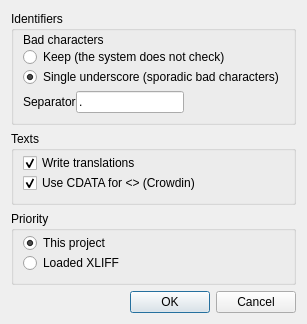
<?xml version="1.0" encoding="UTF-8"?>
<ui version="4.0">
 <class>FmXliff</class>
 <widget class="QDialog" name="FmXliff">
  <property name="geometry">
   <rect>
    <x>0</x>
    <y>0</y>
    <width>225</width>
    <height>243</height>
   </rect>
  </property>
  <property name="windowTitle">
   <string>XLIFF settings</string>
  </property>
  <layout class="QVBoxLayout" name="verticalLayout_2">
   <item>
    <widget class="QGroupBox" name="grpId">
     <property name="title">
      <string>Identifiers</string>
     </property>
     <layout class="QVBoxLayout" name="verticalLayout">
      <property name="spacing">
       <number>0</number>
      </property>
      <property name="topMargin">
       <number>2</number>
      </property>
      <item>
       <widget class="QLabel" name="lbBadChars">
        <property name="text">
         <string>Bad characters</string>
        </property>
       </widget>
      </item>
      <item>
       <widget class="QRadioButton" name="radioKeep">
        <property name="text">
         <string>Keep (the system does not check)</string>
        </property>
       </widget>
      </item>
      <item>
       <widget class="QRadioButton" name="radioUnderscore">
        <property name="text">
         <string>Single underscore (sporadic bad characters)</string>
        </property>
        <property name="checked">
         <bool>true</bool>
        </property>
       </widget>
      </item>
      <item>
       <layout class="QHBoxLayout" name="horizontalLayout">
        <property name="topMargin">
         <number>4</number>
        </property>
        <item>
         <widget class="QLabel" name="lbSeparator">
          <property name="text">
           <string>Separator</string>
          </property>
         </widget>
        </item>
        <item>
         <widget class="QLineEdit" name="edSeparator">
          <property name="minimumSize">
           <size>
            <width>48</width>
            <height>0</height>
           </size>
          </property>
          <property name="text">
           <string>.</string>
          </property>
         </widget>
        </item>
        <item>
         <spacer name="horizontalSpacer">
          <property name="orientation">
           <enum>Qt::Horizontal</enum>
          </property>
          <property name="sizeHint" stdset="0">
           <size>
            <width>40</width>
            <height>20</height>
           </size>
          </property>
         </spacer>
        </item>
       </layout>
      </item>
     </layout>
    </widget>
   </item>
   <item>
    <widget class="QGroupBox" name="grpTexts">
     <property name="title">
      <string>Texts</string>
     </property>
     <layout class="QVBoxLayout" name="verticalLayout_3">
      <property name="spacing">
       <number>0</number>
      </property>
      <property name="topMargin">
       <number>2</number>
      </property>
      <item>
       <widget class="QCheckBox" name="chkWriteTranslation">
        <property name="text">
         <string>Write translations</string>
        </property>
        <property name="checked">
         <bool>true</bool>
        </property>
       </widget>
      </item>
      <item>
       <widget class="QCheckBox" name="chkCdata">
        <property name="text">
         <string>Use CDATA for &lt;&gt; (Crowdin)</string>
        </property>
        <property name="checked">
         <bool>true</bool>
        </property>
       </widget>
      </item>
     </layout>
    </widget>
   </item>
   <item>
    <widget class="QGroupBox" name="grpPrio">
     <property name="title">
      <string>Priority</string>
     </property>
     <layout class="QVBoxLayout" name="verticalLayout_4">
      <property name="spacing">
       <number>0</number>
      </property>
      <property name="topMargin">
       <number>2</number>
      </property>
      <item>
       <widget class="QRadioButton" name="radioPrioThis">
        <property name="text">
         <string>This project</string>
        </property>
        <property name="checked">
         <bool>true</bool>
        </property>
       </widget>
      </item>
      <item>
       <widget class="QRadioButton" name="radioPrioXliff">
        <property name="text">
         <string>Loaded XLIFF</string>
        </property>
       </widget>
      </item>
     </layout>
    </widget>
   </item>
   <item>
    <widget class="QDialogButtonBox" name="buttonBox">
     <property name="standardButtons">
      <set>QDialogButtonBox::Cancel|QDialogButtonBox::Ok</set>
     </property>
    </widget>
   </item>
  </layout>
 </widget>
 <resources/>
 <connections/>
</ui>
